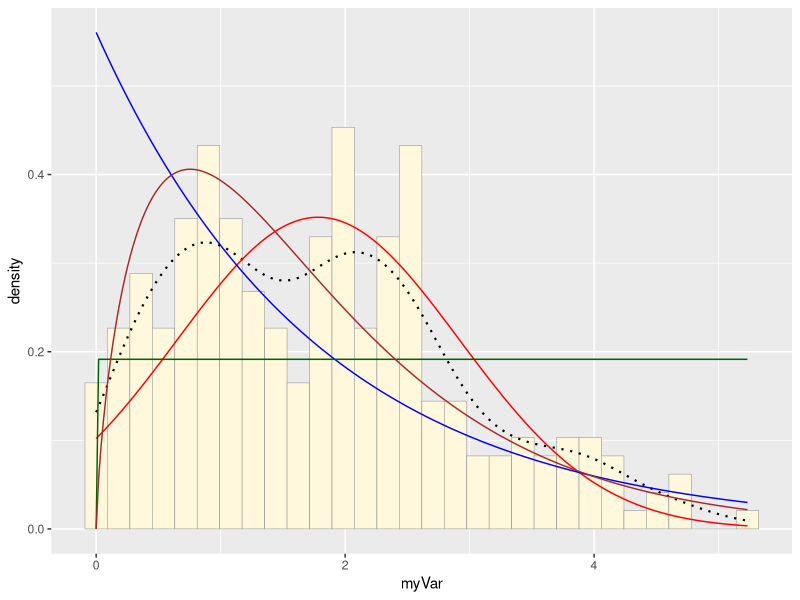
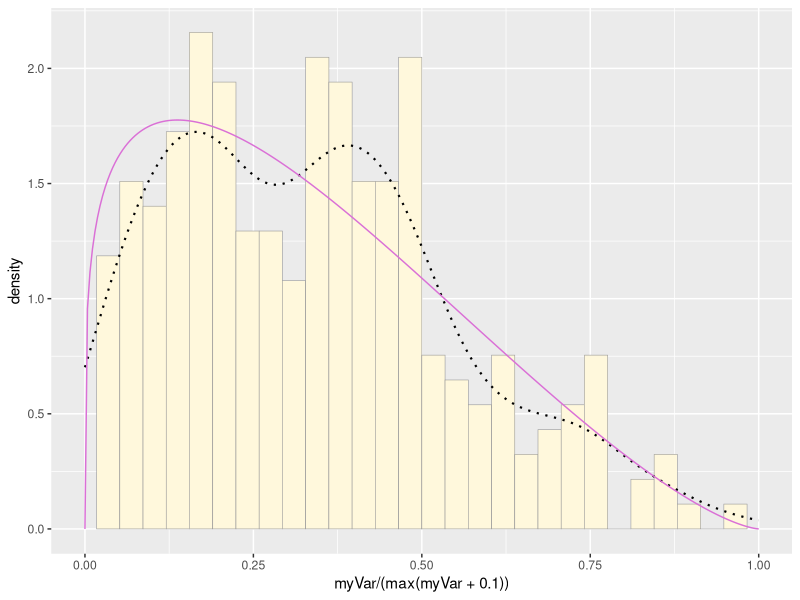
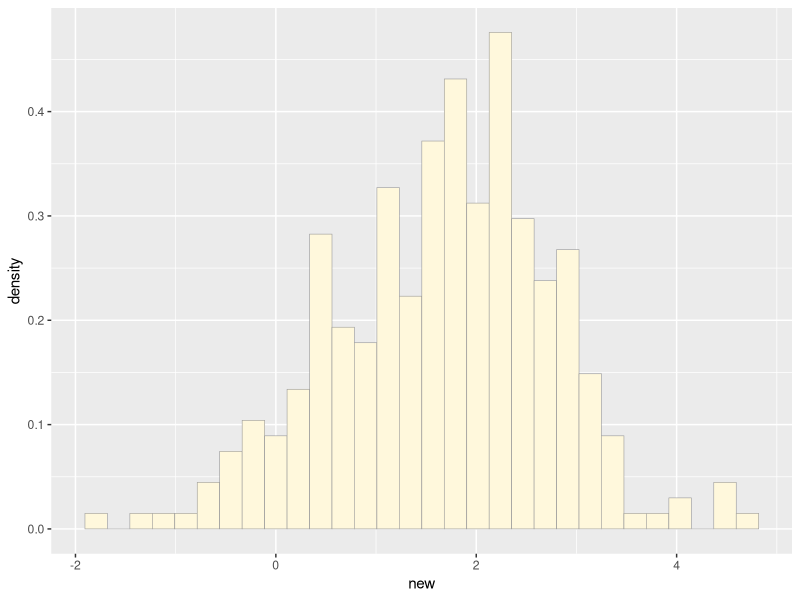
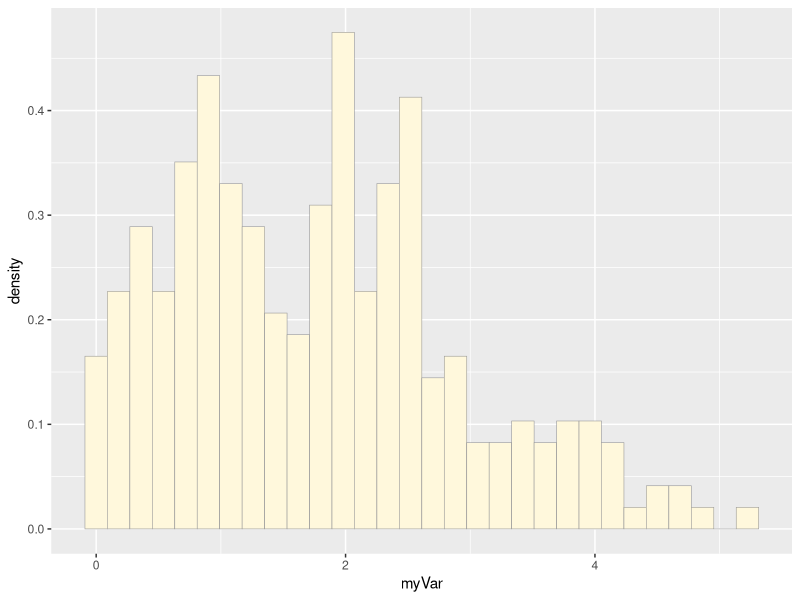

The R script that drew these images, in order:
## ---- chunk 1
knitr::opts_chunk$set(echo = TRUE)
## ---- chunk 2
# Libraries
library(ggplot2)
library(MASS)
library(dplyr)

# Read in data
z <- read.csv("Compiled_DSWR_Fluxdata.csv")
z$myVar <- z$fn2o_lin

# View original histogram
p1 <- ggplot(data=z, aes(x=myVar, y=..density..)) +
  geom_histogram(color="grey60",fill="cornsilk",size=0.2) 
# Log transform to put less weight on values near zero
z <- z%>%
  mutate(myVar=log(fn2o_lin))%>%
  filter(myVar>0)
# View new histogram
p1 <- ggplot(data=z, aes(x=myVar, y=..density..)) +
  geom_histogram(color="grey60",fill="cornsilk",size=0.2) 

# Add empirical density curve
p1 <-  p1 +  geom_density(linetype="dotted",size=0.75)

# Maximum likelihood parameters for normal
normPars <- fitdistr(z$myVar,"normal")

# Plot normal probability density 
meanML <- normPars$estimate["mean"]
sdML <- normPars$estimate["sd"]
xval <- seq(0,max(z$myVar),len=length(z$myVar))
stat <- stat_function(aes(x = xval, y = ..y..), fun = dnorm, colour="red", n = length(z$myVar), args = list(mean = meanML, sd = sdML))

# Plot exponential probability density
expoPars <- fitdistr(z$myVar,"exponential")
rateML <- expoPars$estimate["rate"]
stat2 <- stat_function(aes(x = xval, y = ..y..), fun = dexp, colour="blue", n = length(z$myVar), args = list(rate=rateML))

# Plot uniform probability density
stat3 <- stat_function(aes(x = xval, y = ..y..), fun = dunif, colour="darkgreen", n = length(z$myVar), args = list(min=min(z$myVar), max=max(z$myVar)))
## ---- chunk 3
# Plot gamma probability density
gammaPars <- fitdistr(z$myVar,"gamma")
shapeML <- gammaPars$estimate["shape"]
rateML <- gammaPars$estimate["rate"]
stat4 <- stat_function(aes(x = xval, y = ..y..), fun = dgamma, colour="brown", n = length(z$myVar), args = list(shape=shapeML, rate=rateML))
p1 + stat + stat2 + stat3 + stat4

# Plot beta probability density
pSpecial <- ggplot(data=z, aes(x=myVar/(max(myVar + 0.1)), y=..density..)) +
  geom_histogram(color="grey60",fill="cornsilk",size=0.2) + 
  xlim(c(0,1)) +
  geom_density(size=0.75,linetype="dotted")
betaPars <- fitdistr(x=z$myVar/max(z$myVar + 0.1),start=list(shape1=1,shape2=2),"beta")
shape1ML <- betaPars$estimate["shape1"]
shape2ML <- betaPars$estimate["shape2"]
statSpecial <- stat_function(aes(x = xval, y = ..y..), fun = dbeta, colour="orchid", n = length(z$myVar), args = list(shape1=shape1ML,shape2=shape2ML))
pSpecial + statSpecial
## ---- chunk 4
# Simulate a new data site using maximum likelihood parameters
# mean
# 1.78450304   
# sd
# 1.13407071 

new <- rnorm(n=300,mean=1.78,sd=1.13)
new <- data.frame(1:300,new)
p1 <- ggplot(data=new, aes(x=new, y=..density..)) +
  geom_histogram(color="grey60",fill="cornsilk",size=0.2) 
print(p1)

p1old <- ggplot(data=z, aes(x=myVar, y=..density..)) +
  geom_histogram(color="grey60",fill="cornsilk",size=0.2) 
print(p1old)
